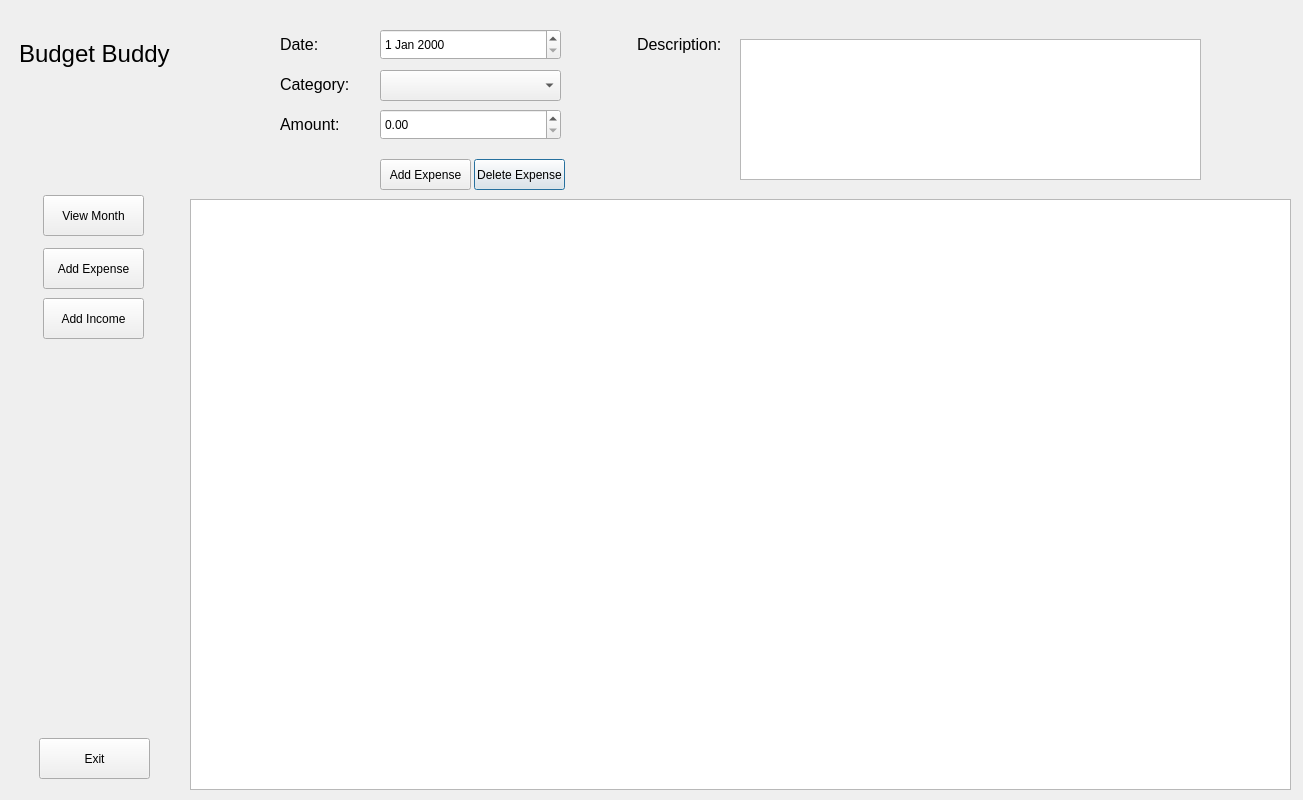
<?xml version="1.0" encoding="UTF-8"?>
<ui version="4.0">
 <class>Dialog</class>
 <widget class="QDialog" name="Dialog">
  <property name="geometry">
   <rect>
    <x>0</x>
    <y>0</y>
    <width>1303</width>
    <height>800</height>
   </rect>
  </property>
  <property name="windowTitle">
   <string>Dialog</string>
  </property>
  <widget class="QTableWidget" name="tableWidget">
   <property name="geometry">
    <rect>
     <x>190</x>
     <y>199</y>
     <width>1101</width>
     <height>591</height>
    </rect>
   </property>
  </widget>
  <widget class="QPushButton" name="deleteExpense">
   <property name="geometry">
    <rect>
     <x>474</x>
     <y>159</y>
     <width>91</width>
     <height>31</height>
    </rect>
   </property>
   <property name="text">
    <string>Delete Expense</string>
   </property>
  </widget>
  <widget class="QLabel" name="label_2">
   <property name="geometry">
    <rect>
     <x>280</x>
     <y>29</y>
     <width>81</width>
     <height>31</height>
    </rect>
   </property>
   <property name="font">
    <font>
     <pointsize>12</pointsize>
    </font>
   </property>
   <property name="text">
    <string>Date:</string>
   </property>
  </widget>
  <widget class="QPushButton" name="addExpense">
   <property name="geometry">
    <rect>
     <x>380</x>
     <y>159</y>
     <width>91</width>
     <height>31</height>
    </rect>
   </property>
   <property name="text">
    <string>Add Expense</string>
   </property>
  </widget>
  <widget class="QWidget" name="widget" native="true">
   <property name="geometry">
    <rect>
     <x>9</x>
     <y>8</y>
     <width>171</width>
     <height>781</height>
    </rect>
   </property>
   <widget class="QLabel" name="label">
    <property name="geometry">
     <rect>
      <x>10</x>
      <y>20</y>
      <width>151</width>
      <height>51</height>
     </rect>
    </property>
    <property name="font">
     <font>
      <pointsize>18</pointsize>
     </font>
    </property>
    <property name="text">
     <string>Budget Buddy</string>
    </property>
   </widget>
   <widget class="QWidget" name="widget_3" native="true">
    <property name="geometry">
     <rect>
      <x>10</x>
      <y>180</y>
      <width>151</width>
      <height>591</height>
     </rect>
    </property>
    <widget class="QPushButton" name="monthlyView">
     <property name="geometry">
      <rect>
       <x>24</x>
       <y>7</y>
       <width>101</width>
       <height>41</height>
      </rect>
     </property>
     <property name="text">
      <string>View Month</string>
     </property>
    </widget>
    <widget class="QPushButton" name="addExpenseView">
     <property name="geometry">
      <rect>
       <x>24</x>
       <y>60</y>
       <width>101</width>
       <height>41</height>
      </rect>
     </property>
     <property name="text">
      <string>Add Expense</string>
     </property>
    </widget>
    <widget class="QPushButton" name="addIncomeView">
     <property name="geometry">
      <rect>
       <x>24</x>
       <y>110</y>
       <width>101</width>
       <height>41</height>
      </rect>
     </property>
     <property name="text">
      <string>Add Income</string>
     </property>
    </widget>
    <widget class="QPushButton" name="pushButton_4">
     <property name="geometry">
      <rect>
       <x>20</x>
       <y>550</y>
       <width>111</width>
       <height>41</height>
      </rect>
     </property>
     <property name="text">
      <string>Exit</string>
     </property>
    </widget>
   </widget>
  </widget>
  <widget class="QLabel" name="label_4">
   <property name="geometry">
    <rect>
     <x>280</x>
     <y>109</y>
     <width>81</width>
     <height>31</height>
    </rect>
   </property>
   <property name="font">
    <font>
     <pointsize>12</pointsize>
    </font>
   </property>
   <property name="text">
    <string>Amount:</string>
   </property>
  </widget>
  <widget class="QPlainTextEdit" name="plainTextEdit">
   <property name="geometry">
    <rect>
     <x>740</x>
     <y>39</y>
     <width>461</width>
     <height>141</height>
    </rect>
   </property>
  </widget>
  <widget class="QLabel" name="label_5">
   <property name="geometry">
    <rect>
     <x>637</x>
     <y>29</y>
     <width>101</width>
     <height>31</height>
    </rect>
   </property>
   <property name="font">
    <font>
     <pointsize>12</pointsize>
    </font>
   </property>
   <property name="text">
    <string>Description:</string>
   </property>
  </widget>
  <widget class="QDateEdit" name="dateEdit">
   <property name="geometry">
    <rect>
     <x>380</x>
     <y>29</y>
     <width>181</width>
     <height>31</height>
    </rect>
   </property>
  </widget>
  <widget class="QLabel" name="label_3">
   <property name="geometry">
    <rect>
     <x>280</x>
     <y>69</y>
     <width>81</width>
     <height>31</height>
    </rect>
   </property>
   <property name="font">
    <font>
     <pointsize>12</pointsize>
    </font>
   </property>
   <property name="text">
    <string>Category:</string>
   </property>
  </widget>
  <widget class="QDoubleSpinBox" name="doubleSpinBox">
   <property name="geometry">
    <rect>
     <x>380</x>
     <y>109</y>
     <width>181</width>
     <height>31</height>
    </rect>
   </property>
  </widget>
  <widget class="QComboBox" name="comboBox">
   <property name="geometry">
    <rect>
     <x>380</x>
     <y>70</y>
     <width>181</width>
     <height>31</height>
    </rect>
   </property>
   <property name="placeholderText">
    <string>--Select Option--</string>
   </property>
   <item>
    <property name="text">
     <string/>
    </property>
   </item>
   <item>
    <property name="text">
     <string>Groceries</string>
    </property>
   </item>
   <item>
    <property name="text">
     <string>Transportation</string>
    </property>
   </item>
   <item>
    <property name="text">
     <string>Entertainment</string>
    </property>
   </item>
   <item>
    <property name="text">
     <string>Pets</string>
    </property>
   </item>
   <item>
    <property name="text">
     <string>Health</string>
    </property>
   </item>
   <item>
    <property name="text">
     <string>Rent</string>
    </property>
   </item>
   <item>
    <property name="text">
     <string>Other</string>
    </property>
   </item>
  </widget>
 </widget>
 <resources/>
 <connections/>
</ui>
